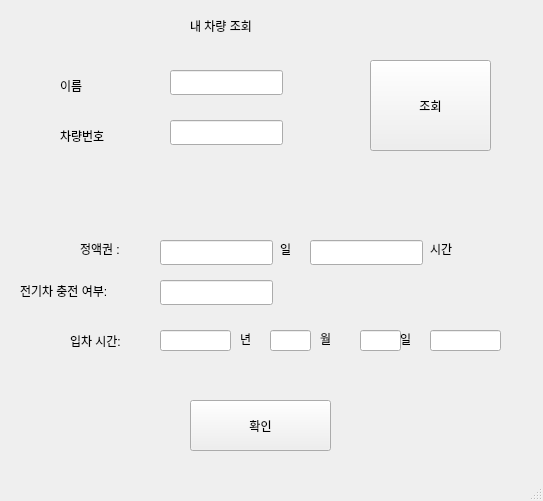
<?xml version="1.0" encoding="UTF-8"?>
<ui version="4.0">
 <class>MainWindow</class>
 <widget class="QMainWindow" name="MainWindow">
  <property name="geometry">
   <rect>
    <x>0</x>
    <y>0</y>
    <width>543</width>
    <height>501</height>
   </rect>
  </property>
  <property name="windowTitle">
   <string>MainWindow</string>
  </property>
  <widget class="QWidget" name="centralwidget">
   <widget class="QLabel" name="label">
    <property name="geometry">
     <rect>
      <x>190</x>
      <y>10</y>
      <width>161</width>
      <height>31</height>
     </rect>
    </property>
    <property name="text">
     <string>내 차량 조회 </string>
    </property>
   </widget>
   <widget class="QLabel" name="label_2">
    <property name="geometry">
     <rect>
      <x>60</x>
      <y>70</y>
      <width>161</width>
      <height>31</height>
     </rect>
    </property>
    <property name="text">
     <string>이름</string>
    </property>
   </widget>
   <widget class="QLabel" name="label_3">
    <property name="geometry">
     <rect>
      <x>60</x>
      <y>120</y>
      <width>161</width>
      <height>31</height>
     </rect>
    </property>
    <property name="text">
     <string>차량번호</string>
    </property>
   </widget>
   <widget class="QLineEdit" name="lineEdit">
    <property name="geometry">
     <rect>
      <x>170</x>
      <y>70</y>
      <width>113</width>
      <height>25</height>
     </rect>
    </property>
   </widget>
   <widget class="QLineEdit" name="lineEdit_2">
    <property name="geometry">
     <rect>
      <x>170</x>
      <y>120</y>
      <width>113</width>
      <height>25</height>
     </rect>
    </property>
   </widget>
   <widget class="QPushButton" name="pushButton">
    <property name="geometry">
     <rect>
      <x>370</x>
      <y>60</y>
      <width>121</width>
      <height>91</height>
     </rect>
    </property>
    <property name="text">
     <string>조회</string>
    </property>
   </widget>
   <widget class="QLabel" name="label_4">
    <property name="geometry">
     <rect>
      <x>80</x>
      <y>240</y>
      <width>67</width>
      <height>17</height>
     </rect>
    </property>
    <property name="text">
     <string>정액권 : </string>
    </property>
   </widget>
   <widget class="QLineEdit" name="lineEdit_3">
    <property name="geometry">
     <rect>
      <x>160</x>
      <y>240</y>
      <width>113</width>
      <height>25</height>
     </rect>
    </property>
   </widget>
   <widget class="QLabel" name="label_5">
    <property name="geometry">
     <rect>
      <x>280</x>
      <y>240</y>
      <width>67</width>
      <height>17</height>
     </rect>
    </property>
    <property name="text">
     <string>일</string>
    </property>
   </widget>
   <widget class="QLabel" name="label_6">
    <property name="geometry">
     <rect>
      <x>430</x>
      <y>240</y>
      <width>67</width>
      <height>17</height>
     </rect>
    </property>
    <property name="text">
     <string>시간</string>
    </property>
   </widget>
   <widget class="QLineEdit" name="lineEdit_4">
    <property name="geometry">
     <rect>
      <x>310</x>
      <y>240</y>
      <width>113</width>
      <height>25</height>
     </rect>
    </property>
   </widget>
   <widget class="QLabel" name="label_7">
    <property name="geometry">
     <rect>
      <x>20</x>
      <y>280</y>
      <width>121</width>
      <height>21</height>
     </rect>
    </property>
    <property name="text">
     <string>전기차 충전 여부:</string>
    </property>
   </widget>
   <widget class="QLineEdit" name="lineEdit_5">
    <property name="geometry">
     <rect>
      <x>160</x>
      <y>280</y>
      <width>113</width>
      <height>25</height>
     </rect>
    </property>
   </widget>
   <widget class="QLabel" name="label_8">
    <property name="geometry">
     <rect>
      <x>70</x>
      <y>330</y>
      <width>121</width>
      <height>21</height>
     </rect>
    </property>
    <property name="text">
     <string>입차 시간:</string>
    </property>
   </widget>
   <widget class="QPushButton" name="pushButton_2">
    <property name="geometry">
     <rect>
      <x>190</x>
      <y>400</y>
      <width>141</width>
      <height>51</height>
     </rect>
    </property>
    <property name="text">
     <string>확인</string>
    </property>
   </widget>
   <widget class="QLabel" name="label_9">
    <property name="geometry">
     <rect>
      <x>240</x>
      <y>330</y>
      <width>67</width>
      <height>17</height>
     </rect>
    </property>
    <property name="text">
     <string>년</string>
    </property>
   </widget>
   <widget class="QLineEdit" name="lineEdit_6">
    <property name="geometry">
     <rect>
      <x>160</x>
      <y>330</y>
      <width>71</width>
      <height>21</height>
     </rect>
    </property>
   </widget>
   <widget class="QLineEdit" name="lineEdit_7">
    <property name="geometry">
     <rect>
      <x>270</x>
      <y>330</y>
      <width>41</width>
      <height>21</height>
     </rect>
    </property>
   </widget>
   <widget class="QLabel" name="label_11">
    <property name="geometry">
     <rect>
      <x>320</x>
      <y>330</y>
      <width>67</width>
      <height>17</height>
     </rect>
    </property>
    <property name="text">
     <string>월</string>
    </property>
   </widget>
   <widget class="QLineEdit" name="lineEdit_8">
    <property name="geometry">
     <rect>
      <x>360</x>
      <y>330</y>
      <width>41</width>
      <height>21</height>
     </rect>
    </property>
   </widget>
   <widget class="QLabel" name="label_12">
    <property name="geometry">
     <rect>
      <x>400</x>
      <y>330</y>
      <width>67</width>
      <height>17</height>
     </rect>
    </property>
    <property name="text">
     <string>일</string>
    </property>
   </widget>
   <widget class="QLineEdit" name="lineEdit_9">
    <property name="geometry">
     <rect>
      <x>430</x>
      <y>330</y>
      <width>71</width>
      <height>21</height>
     </rect>
    </property>
   </widget>
  </widget>
  <widget class="QMenuBar" name="menubar">
   <property name="geometry">
    <rect>
     <x>0</x>
     <y>0</y>
     <width>543</width>
     <height>22</height>
    </rect>
   </property>
  </widget>
  <widget class="QStatusBar" name="statusbar"/>
 </widget>
 <resources/>
 <connections/>
</ui>
